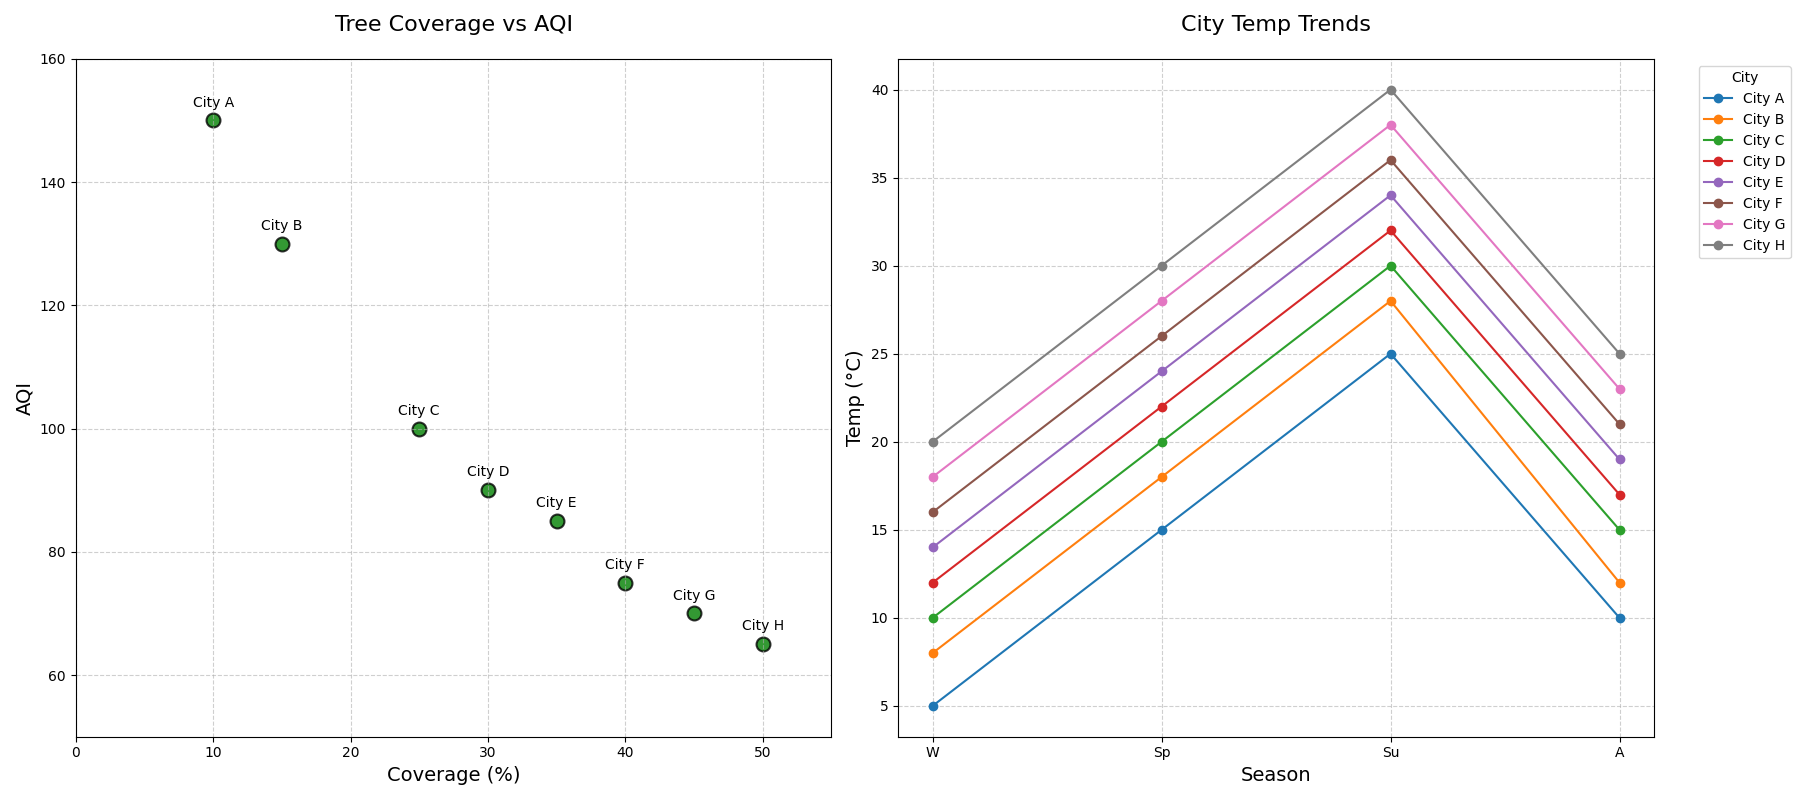

Here is the Python script that generated this plot:
import matplotlib.pyplot as plt
import numpy as np

cities = ["City A", "City B", "City C", "City D", "City E", "City F", "City G", "City H"]
tree_coverage = np.array([10, 15, 25, 30, 35, 40, 45, 50])
AQI_levels = np.array([150, 130, 100, 90, 85, 75, 70, 65])

temperature_trends = {
    "City A": [5, 15, 25, 10],
    "City B": [8, 18, 28, 12],
    "City C": [10, 20, 30, 15],
    "City D": [12, 22, 32, 17],
    "City E": [14, 24, 34, 19],
    "City F": [16, 26, 36, 21],
    "City G": [18, 28, 38, 23],
    "City H": [20, 30, 40, 25]
}

fig, (ax1, ax2) = plt.subplots(1, 2, figsize=(18, 8))

ax1.scatter(tree_coverage, AQI_levels, color='green', s=100, alpha=0.8,
            edgecolors='black', linewidth=1.5)

for i, txt in enumerate(cities):
    ax1.annotate(txt,
                 (tree_coverage[i], AQI_levels[i]), 
                 textcoords="offset points", 
                 xytext=(0, 10), 
                 ha='center', 
                 fontsize=10)

ax1.set_title("Tree Coverage vs AQI", fontsize=16, pad=20)
ax1.set_xlabel("Coverage (%)", fontsize=14)
ax1.set_ylabel("AQI", fontsize=14)
ax1.grid(True, linestyle='--', alpha=0.6)
ax1.set_xlim(0, 55)
ax1.set_ylim(50, 160)

for city in cities:
    temperatures = temperature_trends[city]
    quarters = ['W', 'Sp', 'Su', 'A']  # Shortened quarter names
    ax2.plot(quarters, temperatures, marker='o', label=city)

ax2.set_title("City Temp Trends", fontsize=16, pad=20)
ax2.set_xlabel("Season", fontsize=14)
ax2.set_ylabel("Temp (°C)", fontsize=14)
ax2.grid(True, linestyle='--', alpha=0.6)
ax2.legend(title='City', bbox_to_anchor=(1.05, 1), loc='upper left')

plt.tight_layout()
plt.show()
